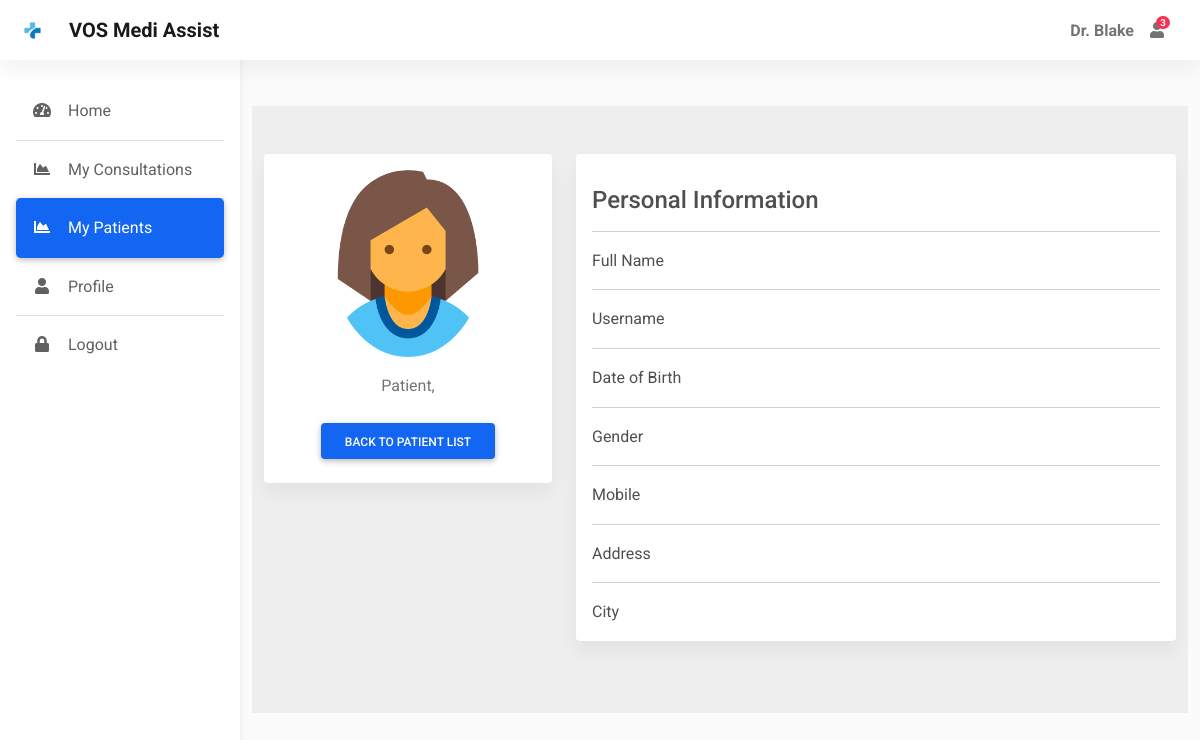
/viewpatient/5 (signed in), run on an earlier commit of the app's database.
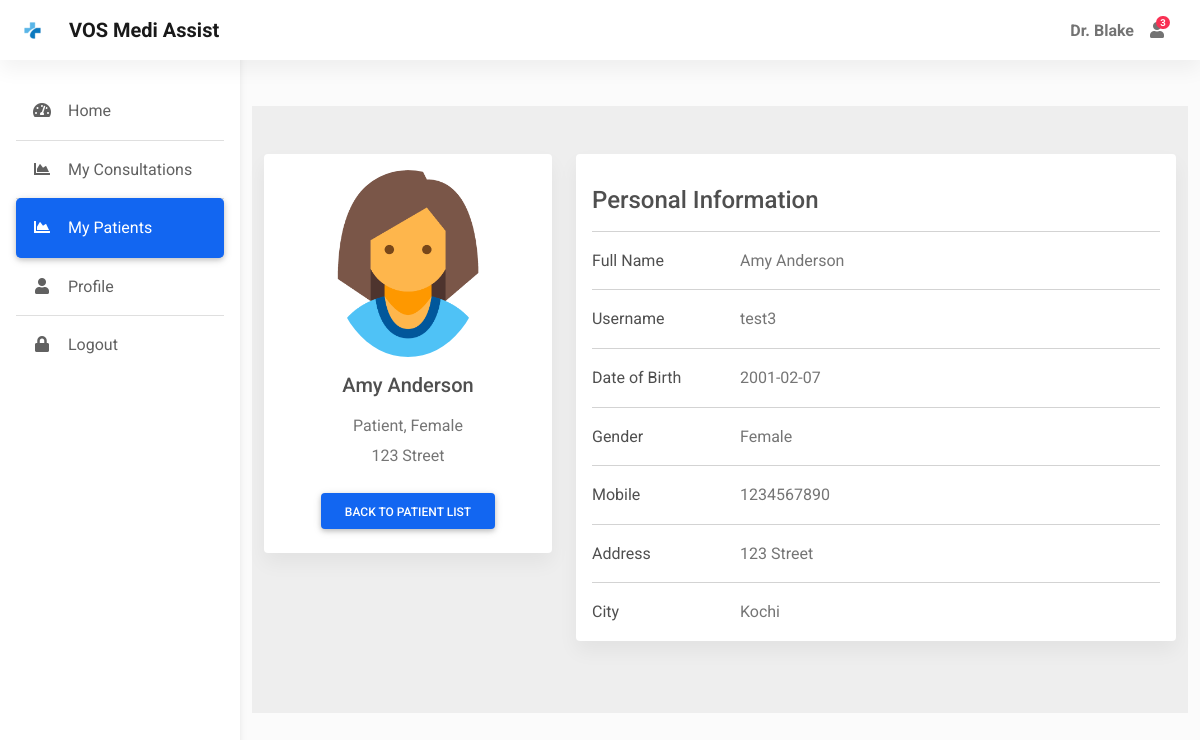
And on a later commit of the database.
### app.py (models this page shows)
class User(db.Model, UserMixin):
    id = db.Column(db.Integer, primary_key=True)
    username = db.Column(db.String(50), nullable=False, unique=True)
    password = db.Column(db.String(50), nullable=False)
    name = db.Column(db.String(50), nullable=False)
    address = db.Column(db.String(80))
    city = db.Column(db.String(30))
    dob = db.Column(db.Date, nullable=False)
    gender = db.Column(db.String(10), nullable=False)
    is_doctor = db.Column(db.Boolean, default=False, nullable=False)
    mobile = db.Column(db.Integer)

### app.py (the view)
@app.route("/viewpatient/<int:id>", methods=['GET', 'POST'])
@login_required
def viewpatient(id):
    if current_user.is_doctor:
        patient = User.query.filter_by(id = id).first()
        return render_template('viewpatient.html', patient = patient)
    else:
        return redirect(url_for('home'))

### app.py (called while the page is built)
@login_manager.user_loader
def load_user(user_id):
    return User.query.get(int(user_id))

@app.context_processor
def inject_datetime():
    return dict(datetime=datetime)

### templates/viewpatient.html (shortened to what this page needs)
{% extends "dashboard.html" %}
{% block main %}
<div class="container pt-5">
    <section style="background-color: #eee;">
        <div class="container py-5">
          <div class="row">
            <div class="col-lg-4">
              <div class="card mb-4">
                <div class="card-body text-center">
                    {% if patient.gender == 'Male' %}
                        <img src="{{ url_for('static', filename='img/icons/male-icon.jpg') }}" alt="avatar" class="rounded-circle img-fluid" style="width: 150px;">
                    {% else %}
                        <img src="{{ url_for('static', filename='img/icons/female-icon.png') }}" alt="avatar"   class="rounded-circle img-fluid" style="width: 150px;">
                    {% endif %}
                  <h5 class="my-3">{{ patient.name }}</h5>
                    <p class="text-muted mb-1">Patient, {{ patient.gender }}</p>
                    <p class="text-muted mb-4">{{ patient.address }}</p>
                  <div class="d-flex justify-content-center mb-2">
                    <a href="{{ url_for('mypatients') }}" class="btn btn-primary">Back to Patient List</a>
                  </div>
                </div>
              </div>
            </div>
            <div class="col-lg-8">
              <div class="card mb-4">
                <div class="card-body">
                    <h4 class="my-3">Personal Information</h4>
                    <hr>
                    <div class="row">
                        <div class="col-sm-3">
                        <p class="mb-0">Full Name</p>
                        </div>
                        <div class="col-sm-9">
                        <p class="text-muted mb-0">{{ patient.name }}</p>
                        </div>
                    </div>
                    <hr>
                    <div class="row">
                        <div class="col-sm-3">
                        <p class="mb-0">Username</p>
                        </div>
                        <div class="col-sm-9">
                        <p class="text-muted mb-0">{{ patient.username }}</p>
                        </div>
                    </div>
                    <hr>
                    <div class="row">
                        <div class="col-sm-3">
                        <p class="mb-0">Date of Birth</p>
                        </div>
                        <div class="col-sm-9">
                        <p class="text-muted mb-0">{{ patient.dob }}</p>
                        </div>
                    </div>
                    <hr>
                    <div class="row">
                        <div class="col-sm-3">
                        <p class="mb-0">Gender</p>
                        </div>
                        <div class="col-sm-9">
                        <p class="text-muted mb-0">{{ patient.gender }}</p>
                        </div>
                    </div>
                    <hr>
                    <div class="row">
                        <div class="col-sm-3">
                        <p class="mb-0">Mobile</p>
                        </div>
                        <div class="col-sm-9">
                        <p class="text-muted mb-0">{{ patient.mobile }}</p>
                        </div>
                    </div>
                    <hr>
                    <div class="row">
                        <div class="col-sm-3">
                        <p class="mb-0">Address</p>
                        </div>
                        <div class="col-sm-9">
                        <p class="text-muted mb-0">{{ patient.address }}</p>
                        </div>
                    </div>
                    <hr>
                    <div class="row">
                        <div class="col-sm-3">
                        <p class="mb-0">City</p>
                        </div>
                        <div class="col-sm-9">
                        <p class="text-muted mb-0">{{ patient.city }}</p>
                        </div>
                    </div>
                </div>
              </div>
            </div>
          </div>
        </div>
      </section>
</div>
{% endblock %}

### templates/dashboard.html (shortened to what this page needs)
<!DOCTYPE html>
<html lang="en">
<head>
  <link rel="stylesheet" href="https://use.fontawesome.com/releases/v5.11.2/css/all.css" />
  <link rel="stylesheet" href="{{ url_for('static', filename='css/mdb.min.css') }}" />
  <link rel="stylesheet"  href="{{ url_for('static', filename='css/admin.css') }}"/>
</head>
<body>
  <header>
    <nav id="sidebarMenu" class="collapse d-lg-block sidebar collapse bg-white">
      <div class="position-sticky">
        <div class="list-group list-group-flush mx-3 mt-4">
          <a href="{{ url_for('home') }}" class="list-group-item list-group-item-action py-3 ripple {% if request.endpoint == 'home' %}active{% endif %}" aria-current="true">
            <i class="fas fa-tachometer-alt fa-fw me-3"></i><span>Home</span>
          </a>
          {% if current_user.is_doctor %}
          <a href="{{ url_for('myappointments') }}" class="list-group-item list-group-item-action py-3 ripple {% if request.endpoint == 'myappointments' %}active{% endif %}">
            <i class="fas fa-chart-area fa-fw me-3"></i><span>My Consultations</span>
          </a>
          <a href="{{ url_for('mypatients') }}" class="list-group-item list-group-item-action py-3 ripple {% if request.endpoint == 'mypatients' or request.endpoint == 'viewpatient' %}active{% endif %}">
            <i class="fas fa-chart-area fa-fw me-3"></i><span>My Patients</span>
          </a>
          {% endif %}
          <a href="{{ url_for('profile') }}" class="list-group-item list-group-item-action py-3 ripple {% if request.endpoint == 'profile' %}active{% endif %}"><i
              class="fas fa-user fa-fw me-3"></i><span>Profile</span></a>
          <a href="{{ url_for('logout') }}" class="list-group-item list-group-item-action py-3 ripple">
            <i class="fas fa-lock fa-fw me-3"></i><span>Logout</span>
          </a>
        </div>
      </div>
    </nav>
    <nav id="main-navbar" class="navbar navbar-expand-lg navbar-light bg-white fixed-top">
      <div class="container-fluid">
        <a class="navbar-brand d-flex align-items-center fw-bold" href="/"><img class="d-inline-block me-3" " src="{{ url_for('static', filename='img/icons/logo.png') }}" alt="" />VOS Medi Assist</a>
        <ul class="navbar-nav ms-auto d-flex flex-row">
            <li>
                <a class="nav-link me-3 me-lg-0 d-flex align-items-center fw-bold" href="#">{{ current_user.name }}</a>
            </li>
          <li class="nav-item dropdown">
            <a class="nav-link me-3 me-lg-0 dropdown-toggle hidden-arrow" href="#" id="navbarDropdownMenuLink"
              role="button" data-mdb-toggle="dropdown" aria-expanded="false">
              <i class="fas fa-user"></i>
              <span class="badge rounded-pill badge-notification bg-danger">3</span>
            </a>
          </li>
          <li class="nav-item dropdown">
            <a class="nav-link dropdown-toggle hidden-arrow d-flex align-items-center" href="#"
              id="navbarDropdownMenuLink" role="button" data-mdb-toggle="dropdown" aria-expanded="false">
            </a>
          </li>
        </ul>
      </div>
    </nav>
  </header>
  <main style="margin-top: 58px">
    {% block main %}
    {% endblock %}
  </main>
</body>
</html>

### static/css/admin.css (style rules this page uses)
body { background-color: #fbfbfb; }
@media (min-width: 991.98px) { main { padding-left: 240px; } }
.sidebar { position: fixed; top: 0; bottom: 0; left: 0; padding: 58px 0 0; box-shadow: 0 2px 5px 0 rgb(0 0 0 / 5%), 0 2px 10px 0 rgb(0 0 0 / 5%); width: 240px; z-index: 600; }
.sidebar .active { border-radius: 5px; box-shadow: 0 2px 5px 0 rgb(0 0 0 / 16%), 0 2px 10px 0 rgb(0 0 0 / 12%); }

What changed in the data, as far as the page shows it:
added User: name "Amy Anderson", gender "Female", address "123 Street", username "test3", dob "2001-02-07", mobile "1234567890", city "Kochi"
